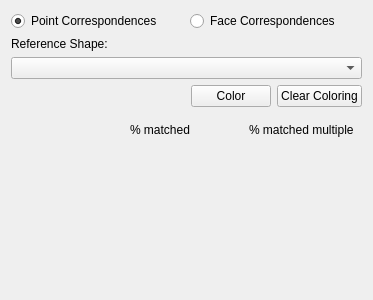
<?xml version="1.0" encoding="UTF-8"?>
<ui version="4.0">
 <class>CorrespondenceColoringTabWidget</class>
 <widget class="QWidget" name="CorrespondenceColoringTabWidget">
  <property name="geometry">
   <rect>
    <x>0</x>
    <y>0</y>
    <width>373</width>
    <height>300</height>
   </rect>
  </property>
  <property name="windowTitle">
   <string>Correspondence Coloring Widget</string>
  </property>
  <layout class="QVBoxLayout" name="verticalLayout">
   <item>
    <layout class="QHBoxLayout" name="horizontalLayout">
     <item>
      <widget class="QRadioButton" name="radioButtonPointCorrespondences">
       <property name="text">
        <string>Point Correspondences</string>
       </property>
       <property name="checked">
        <bool>true</bool>
       </property>
      </widget>
     </item>
     <item>
      <widget class="QRadioButton" name="radioButtonFaceCorrespondences">
       <property name="text">
        <string>Face Correspondences</string>
       </property>
      </widget>
     </item>
    </layout>
   </item>
   <item>
    <widget class="QLabel" name="labelReference">
     <property name="text">
      <string>Reference Shape:</string>
     </property>
    </widget>
   </item>
   <item>
    <widget class="QComboBox" name="comboBoxReference"/>
   </item>
   <item>
    <layout class="QHBoxLayout" name="horizontalLayout_2">
     <item>
      <spacer name="horizontalSpacer">
       <property name="orientation">
        <enum>Qt::Horizontal</enum>
       </property>
       <property name="sizeHint" stdset="0">
        <size>
         <width>40</width>
         <height>20</height>
        </size>
       </property>
      </spacer>
     </item>
     <item>
      <widget class="QPushButton" name="buttonColor">
       <property name="text">
        <string>Color</string>
       </property>
      </widget>
     </item>
     <item>
      <widget class="QPushButton" name="buttonClearColoring">
       <property name="text">
        <string>Clear Coloring</string>
       </property>
      </widget>
     </item>
    </layout>
   </item>
   <item>
    <layout class="QGridLayout" name="gridLayout">
     <property name="topMargin">
      <number>10</number>
     </property>
     <property name="bottomMargin">
      <number>10</number>
     </property>
     <item row="0" column="1">
      <widget class="QLabel" name="labelMatched">
       <property name="text">
        <string>% matched</string>
       </property>
      </widget>
     </item>
     <item row="0" column="0">
      <widget class="QLabel" name="label">
       <property name="text">
        <string/>
       </property>
      </widget>
     </item>
     <item row="0" column="2">
      <widget class="QLabel" name="labelMultiple">
       <property name="text">
        <string>% matched multiple</string>
       </property>
      </widget>
     </item>
    </layout>
   </item>
   <item>
    <spacer name="verticalSpacer">
     <property name="orientation">
      <enum>Qt::Vertical</enum>
     </property>
     <property name="sizeHint" stdset="0">
      <size>
       <width>20</width>
       <height>40</height>
      </size>
     </property>
    </spacer>
   </item>
  </layout>
 </widget>
 <resources/>
 <connections/>
</ui>
